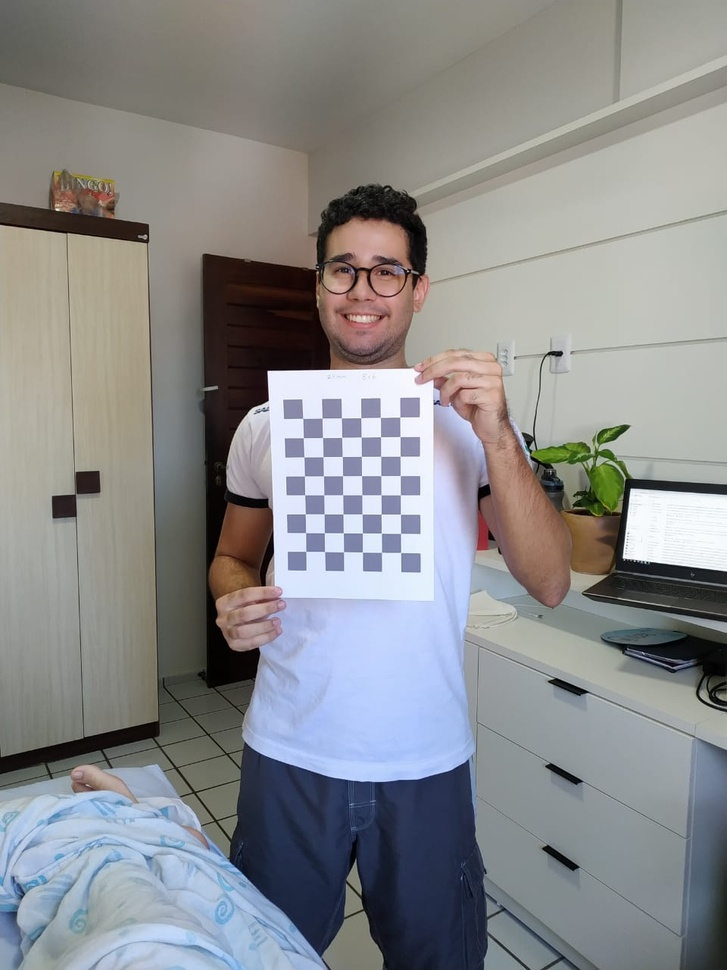
#> input picture img-cal/test1.jpeg, 727 x 970 px, shrunk from 960 x 1280 before the run
$ python get-camera-data.py
#> lines starting #> are read from the running program, lines starting #| are printed output that depends on the picture; after the words box and inside, x2 and y2 are one past the last pixel; in counts of white or black regions, pixels touching at a corner belong together
import numpy as np
import glob
import cv2
# analisa as imagens de teste e calcula os coeficientes (matriz K) da câmera

criteria = (cv2.TERM_CRITERIA_EPS + cv2.TERM_CRITERIA_MAX_ITER, 30, 0.001)
objp = np.zeros((8*6,3), np.float32)
objp[:,:2] = np.mgrid[0:8,0:6].T.reshape(-1,2)
objpoints = [] # 3d point in real world space
imgpoints = [] # 2d points in image plane.

imgs = glob.glob('img-cal/test1.jpeg')

for fname in imgs:
    img = cv2.imread(fname)
#> img is the input picture: shape (970, 727, 3); mean B, G, R 140.2, 138.7, 137.9
    img_gray = cv2.cvtColor(img, cv2.COLOR_BGR2GRAY)
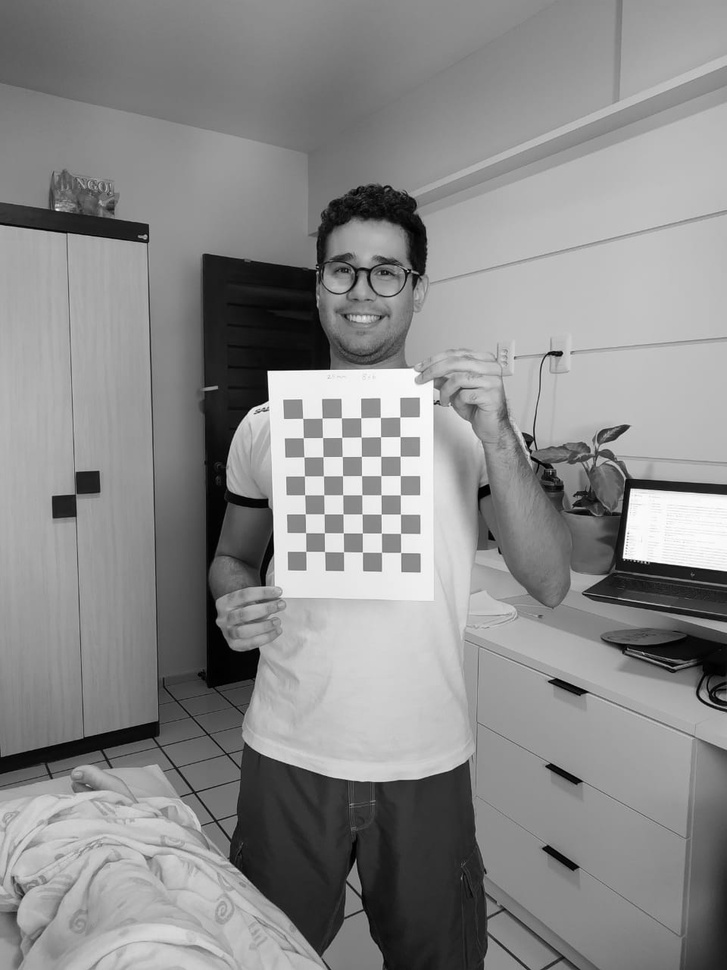
#> img_gray: shape (970, 727); min 0, max 255, mean 138.7
    ret, corners = cv2.findChessboardCorners(img_gray, (8,6), None)
#> ret = True; corners = 48 rows, first 8: [399.8, 417.1], [400, 436.6], [400.2, 456.2], [400.2, 475.6], [400.3, 494.8], [400.5, 514.2], [400.5, 533.4], [400.6, 552.5]

    if ret == True:
        objpoints.append(objp)
        corners2 = cv2.cornerSubPix(img_gray, corners, (11,11), (-1,-1), criteria)
#> corners2 = 48 rows, first 8: [399.8, 417], [400.1, 436.6], [400.1, 456.3], [400.3, 475.5], [400.4, 494.9], [400.5, 514.2], [400.5, 533.4], [400.6, 552.5]
        imgpoints.append(corners2)

        img = cv2.drawChessboardCorners(img, (8,6), corners2, ret)
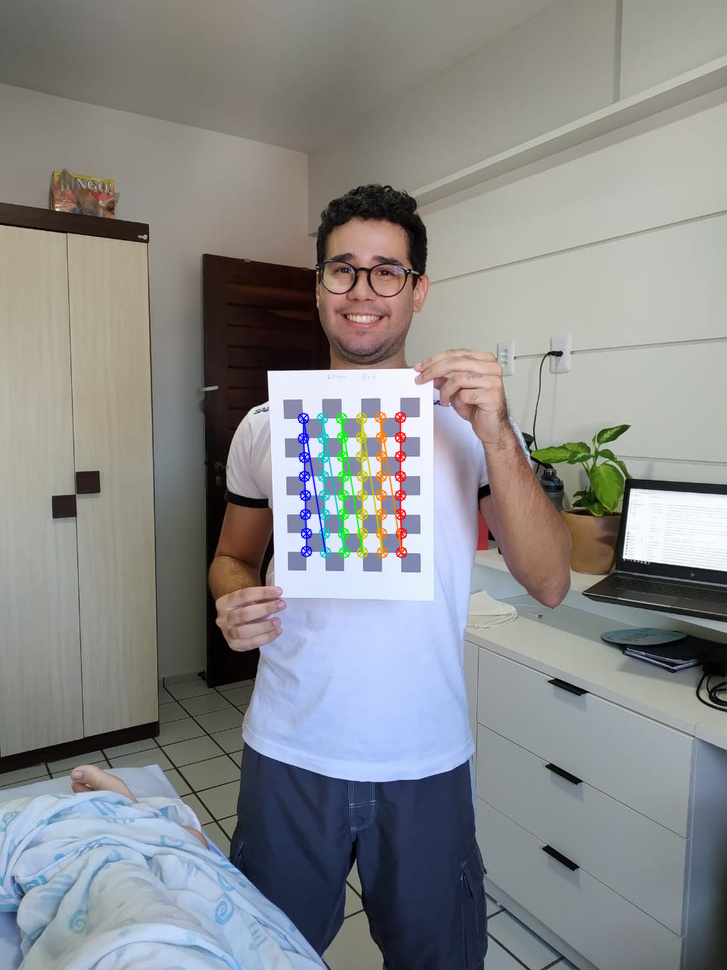
#> img: shape (970, 727, 3); 1.11% of pixels changed, all inside (x1, y1, x2, y2) = (297, 411, 408, 559)
        cv2.imshow('img', img)
        cv2.waitKey(0)

cv2.destroyAllWindows()

ret, mtx, dist, rvecs, tvecs = cv2.calibrateCamera(objpoints,
                                                   imgpoints,
                                                   img_gray.shape[::-1],
                                                   None,
                                                   None)
#> ret = 0.0945; mtx = [[406.1, 0, 449.1], [0, 399.2, 504.5], [0, 0, 1]]; dist = [[-0.084, 0.778, 0.0194, -0.00769, -1.32]]; rvecs = ([0.156, 0.00741, 1.57],); tvecs = ([-2.46, -4.48, 20.16],)
#> (the run stopped early here; a loop or call above may not have finished)
